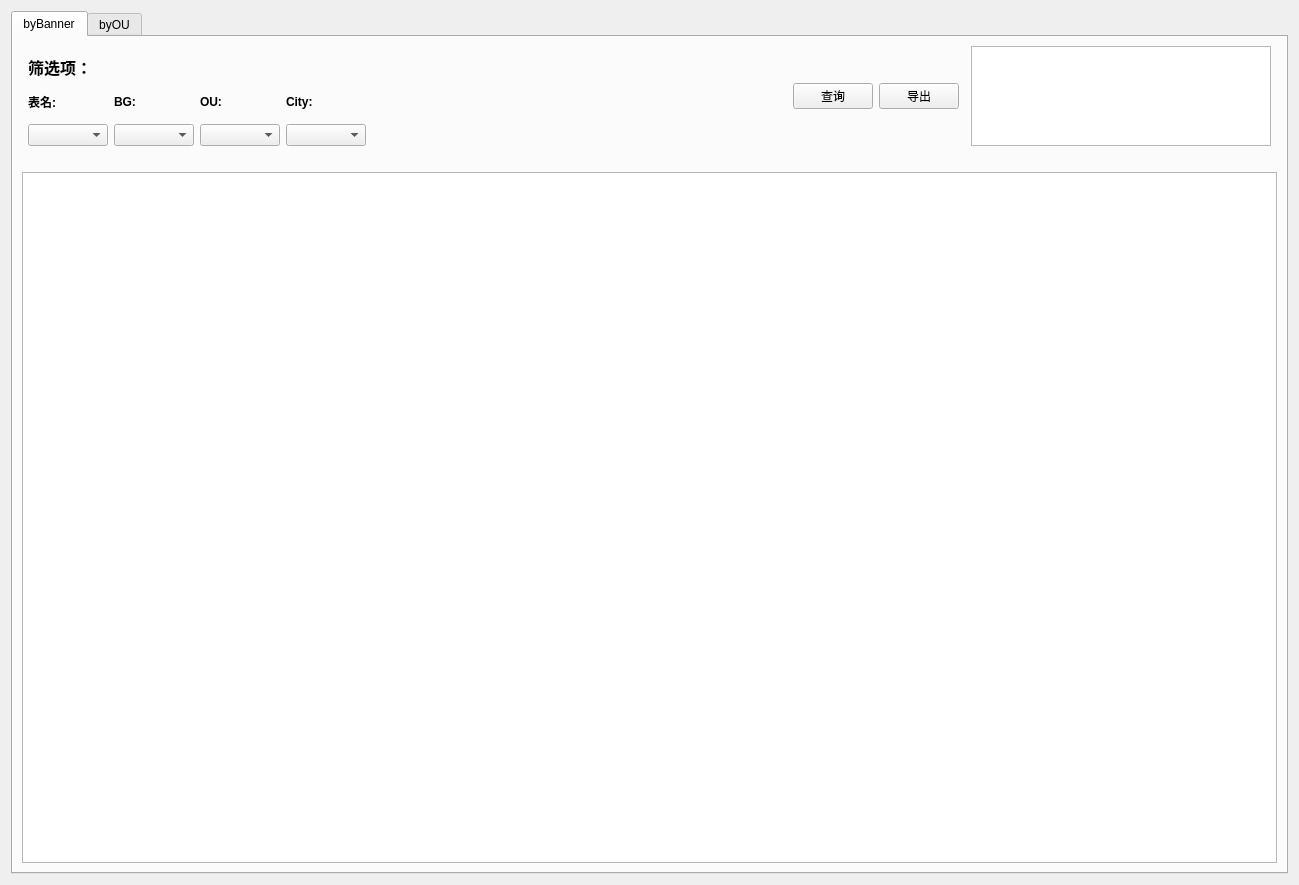
<?xml version="1.0" encoding="UTF-8"?>
<ui version="4.0">
 <class>Form</class>
 <widget class="QWidget" name="Form">
  <property name="geometry">
   <rect>
    <x>0</x>
    <y>0</y>
    <width>1299</width>
    <height>885</height>
   </rect>
  </property>
  <property name="windowTitle">
   <string>TableShow</string>
  </property>
  <layout class="QGridLayout" name="gridLayout">
   <item row="0" column="1">
    <widget class="QTabWidget" name="tabWidget">
     <property name="currentIndex">
      <number>0</number>
     </property>
     <widget class="QWidget" name="tab">
      <attribute name="title">
       <string>byBanner</string>
      </attribute>
      <layout class="QGridLayout" name="gridLayout_2">
       <item row="0" column="5">
        <widget class="QPushButton" name="pushButton_2">
         <property name="text">
          <string>查询</string>
         </property>
        </widget>
       </item>
       <item row="3" column="5">
        <spacer name="verticalSpacer">
         <property name="orientation">
          <enum>Qt::Vertical</enum>
         </property>
         <property name="sizeType">
          <enum>QSizePolicy::Fixed</enum>
         </property>
         <property name="sizeHint" stdset="0">
          <size>
           <width>20</width>
           <height>20</height>
          </size>
         </property>
        </spacer>
       </item>
       <item row="4" column="0" colspan="10">
        <widget class="QTableWidget" name="tableWidget">
         <property name="minimumSize">
          <size>
           <width>80</width>
           <height>0</height>
          </size>
         </property>
        </widget>
       </item>
       <item row="0" column="8">
        <widget class="QTextEdit" name="textEdit">
         <property name="maximumSize">
          <size>
           <width>300</width>
           <height>100</height>
          </size>
         </property>
        </widget>
       </item>
       <item row="0" column="6">
        <widget class="QPushButton" name="pushButton">
         <property name="text">
          <string>导出</string>
         </property>
        </widget>
       </item>
       <item row="0" column="4">
        <spacer name="horizontalSpacer">
         <property name="orientation">
          <enum>Qt::Horizontal</enum>
         </property>
         <property name="sizeHint" stdset="0">
          <size>
           <width>40</width>
           <height>20</height>
          </size>
         </property>
        </spacer>
       </item>
       <item row="0" column="1">
        <layout class="QGridLayout" name="gridLayout_3">
         <item row="2" column="0">
          <widget class="QComboBox" name="comboBox">
           <property name="minimumSize">
            <size>
             <width>80</width>
             <height>0</height>
            </size>
           </property>
          </widget>
         </item>
         <item row="2" column="1">
          <widget class="QComboBox" name="comboBox_2">
           <property name="minimumSize">
            <size>
             <width>80</width>
             <height>0</height>
            </size>
           </property>
          </widget>
         </item>
         <item row="1" column="3">
          <widget class="QLabel" name="label_5">
           <property name="font">
            <font>
             <weight>75</weight>
             <bold>true</bold>
            </font>
           </property>
           <property name="text">
            <string>City:</string>
           </property>
           <property name="alignment">
            <set>Qt::AlignLeading|Qt::AlignLeft|Qt::AlignVCenter</set>
           </property>
          </widget>
         </item>
         <item row="2" column="2">
          <widget class="QComboBox" name="comboBox_3">
           <property name="minimumSize">
            <size>
             <width>80</width>
             <height>0</height>
            </size>
           </property>
          </widget>
         </item>
         <item row="2" column="3">
          <widget class="QComboBox" name="comboBox_4">
           <property name="minimumSize">
            <size>
             <width>80</width>
             <height>0</height>
            </size>
           </property>
          </widget>
         </item>
         <item row="1" column="0">
          <widget class="QLabel" name="label_2">
           <property name="font">
            <font>
             <weight>75</weight>
             <bold>true</bold>
            </font>
           </property>
           <property name="text">
            <string>表名:</string>
           </property>
           <property name="alignment">
            <set>Qt::AlignLeading|Qt::AlignLeft|Qt::AlignVCenter</set>
           </property>
          </widget>
         </item>
         <item row="1" column="1">
          <widget class="QLabel" name="label_3">
           <property name="font">
            <font>
             <weight>75</weight>
             <bold>true</bold>
            </font>
           </property>
           <property name="text">
            <string>BG:</string>
           </property>
           <property name="alignment">
            <set>Qt::AlignLeading|Qt::AlignLeft|Qt::AlignVCenter</set>
           </property>
          </widget>
         </item>
         <item row="1" column="2">
          <widget class="QLabel" name="label_4">
           <property name="font">
            <font>
             <weight>75</weight>
             <bold>true</bold>
            </font>
           </property>
           <property name="text">
            <string>OU:</string>
           </property>
           <property name="alignment">
            <set>Qt::AlignLeading|Qt::AlignLeft|Qt::AlignVCenter</set>
           </property>
          </widget>
         </item>
         <item row="0" column="0">
          <widget class="QLabel" name="label">
           <property name="font">
            <font>
             <pointsize>12</pointsize>
             <weight>75</weight>
             <bold>true</bold>
            </font>
           </property>
           <property name="text">
            <string>筛选项：</string>
           </property>
           <property name="alignment">
            <set>Qt::AlignBottom|Qt::AlignLeading|Qt::AlignLeft</set>
           </property>
          </widget>
         </item>
        </layout>
       </item>
      </layout>
     </widget>
     <widget class="QWidget" name="tab_2">
      <attribute name="title">
       <string>byOU</string>
      </attribute>
      <layout class="QGridLayout" name="gridLayout_6">
       <item row="2" column="4">
        <widget class="QPushButton" name="pushButton_5">
         <property name="text">
          <string>导出</string>
         </property>
        </widget>
       </item>
       <item row="2" column="3">
        <widget class="QPushButton" name="pushButton_6">
         <property name="text">
          <string>查询</string>
         </property>
        </widget>
       </item>
       <item row="3" column="3">
        <spacer name="verticalSpacer_3">
         <property name="orientation">
          <enum>Qt::Vertical</enum>
         </property>
         <property name="sizeType">
          <enum>QSizePolicy::Fixed</enum>
         </property>
         <property name="sizeHint" stdset="0">
          <size>
           <width>20</width>
           <height>20</height>
          </size>
         </property>
        </spacer>
       </item>
       <item row="2" column="5">
        <widget class="QTextEdit" name="textEdit_2">
         <property name="maximumSize">
          <size>
           <width>300</width>
           <height>100</height>
          </size>
         </property>
        </widget>
       </item>
       <item row="5" column="0" colspan="6">
        <widget class="QTableWidget" name="tableWidget_3">
         <property name="minimumSize">
          <size>
           <width>80</width>
           <height>0</height>
          </size>
         </property>
        </widget>
       </item>
       <item row="2" column="2">
        <spacer name="horizontalSpacer_3">
         <property name="orientation">
          <enum>Qt::Horizontal</enum>
         </property>
         <property name="sizeHint" stdset="0">
          <size>
           <width>40</width>
           <height>20</height>
          </size>
         </property>
        </spacer>
       </item>
       <item row="2" column="1">
        <layout class="QGridLayout" name="gridLayout_7">
         <item row="1" column="0">
          <widget class="QLabel" name="label_11">
           <property name="font">
            <font>
             <pointsize>12</pointsize>
             <weight>75</weight>
             <bold>true</bold>
            </font>
           </property>
           <property name="text">
            <string>筛选项：</string>
           </property>
           <property name="alignment">
            <set>Qt::AlignBottom|Qt::AlignLeading|Qt::AlignLeft</set>
           </property>
          </widget>
         </item>
         <item row="2" column="2">
          <widget class="QLabel" name="label_14">
           <property name="font">
            <font>
             <weight>75</weight>
             <bold>true</bold>
            </font>
           </property>
           <property name="text">
            <string>banner:</string>
           </property>
           <property name="alignment">
            <set>Qt::AlignLeading|Qt::AlignLeft|Qt::AlignVCenter</set>
           </property>
          </widget>
         </item>
         <item row="2" column="0">
          <widget class="QLabel" name="label_12">
           <property name="font">
            <font>
             <weight>75</weight>
             <bold>true</bold>
            </font>
           </property>
           <property name="text">
            <string>表名:</string>
           </property>
           <property name="alignment">
            <set>Qt::AlignLeading|Qt::AlignLeft|Qt::AlignVCenter</set>
           </property>
          </widget>
         </item>
         <item row="2" column="1">
          <widget class="QLabel" name="label_13">
           <property name="font">
            <font>
             <weight>75</weight>
             <bold>true</bold>
            </font>
           </property>
           <property name="text">
            <string>channel:</string>
           </property>
           <property name="alignment">
            <set>Qt::AlignLeading|Qt::AlignLeft|Qt::AlignVCenter</set>
           </property>
          </widget>
         </item>
         <item row="3" column="0">
          <widget class="QComboBox" name="comboBox_9">
           <property name="minimumSize">
            <size>
             <width>80</width>
             <height>0</height>
            </size>
           </property>
          </widget>
         </item>
         <item row="3" column="1">
          <widget class="QComboBox" name="comboBox_10">
           <property name="minimumSize">
            <size>
             <width>80</width>
             <height>0</height>
            </size>
           </property>
          </widget>
         </item>
         <item row="3" column="2">
          <widget class="QComboBox" name="comboBox_11">
           <property name="minimumSize">
            <size>
             <width>80</width>
             <height>0</height>
            </size>
           </property>
          </widget>
         </item>
        </layout>
       </item>
      </layout>
     </widget>
    </widget>
   </item>
  </layout>
 </widget>
 <resources/>
 <connections/>
</ui>
